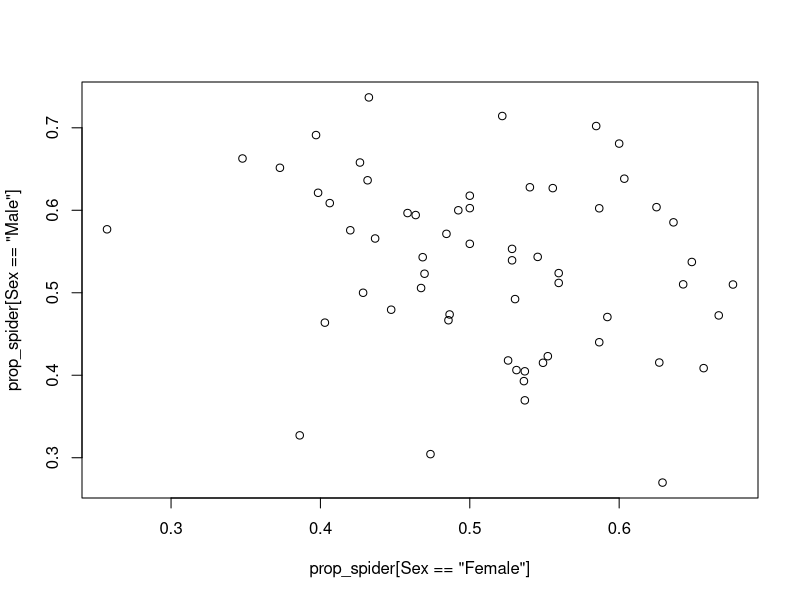

The R source for this figure: (Note: this script raises an error after producing the figure.)
## ---- chunk 1
#include=FALSE hides code and output
#install.packages("ggplot2")
#install.packages("dplyr")
#install.packages("lme4")
#install.packages("car")
library(ggplot2)
library(dplyr)
library(lme4)
library(car)
## ---- chunk 2
#The Data
perception <- read.csv('Perception_all_Data.csv', h=T)
## ---- chunk 3
#DGRP as factor
perception$DGRP <- factor(perception$DGRP)
## ---- chunk 4
#Average temp and humidity over three days and scaled:
perception$Avg_temp <- ((perception$Temp_24 + perception$Temp_48 + perception$Temp_start)/3)
perception$Avg_hum <- ((perception$Humidity_24 + perception$Humidity_48 + perception$Humidity_start)/3)
perception$Avg_BP <- ((perception$BP_Start + perception$BP_24 + perception$BP_48)/3)
perception$TempScaled <- with(perception, scale(Avg_temp))
perception$HumidityScaled <- with(perception, scale(Avg_hum))
perception$BPScaled <- with(perception, scale(Avg_BP))
## ---- chunk 5
#Total those assorted into vials
perception$spiANDno_48 <- perception$Spider_48 + perception$Not_Spider_48
## ---- chunk 6
#Subsample of those with more than six total in vials
perception <- subset(perception, spiANDno_48 >= 6)
## ---- chunk 7
#Remove unnecessary rows and rename variables:
DGRP_by_counts <- data.frame(perception$DGRP, perception$Sex, perception$Spider_48, perception$Not_Spider_48, perception$Outside_48, perception$Start_date, perception$Avg_hum, perception$Avg_temp, perception$Avg_BP, perception$TempScaled, perception$HumidityScaled, perception$BPScaled, perception$spiANDno_48, perception$Number)                                                              
colnames(DGRP_by_counts) <- c("DGRP", "Sex", "Spider", "Not_spider", "Outside", "Date", "Average_Hum", "Average_Temp",  "Average_BP","Temp_Scaled", "Humidity_Scaled", "BP_Scaled" ,"Vial_total", "Number")
## ---- chunk 8
#Proportion of flies with spiders for each observation:
DGRP_by_counts$proportion_spider <- with(DGRP_by_counts, Spider/Vial_total)
## ---- chunk 9
#Data set with all DGRP lines together into one group (by sex also): inclueds mean temperature scales (and humidity) and the mean proportion with spiders
DGRP_sub <-DGRP_by_counts %>%
  group_by(DGRP, Sex) %>%
  summarise(Spider=sum(Spider), Not_Spider=sum(Not_spider), Outside=sum(Outside), Vial_total=sum(Vial_total), Mean_prop_spi=mean(proportion_spider),Mean_temp_scaled=mean(Temp_Scaled), Mean_hum_scaled=mean(Humidity_Scaled), Mean_BP_scaled=mean(BP_Scaled))
## ---- chunk 10
#Similar to average proportion already included:
DGRP_sub$prop_spider <- DGRP_sub$Spider/DGRP_sub$Vial_total
## ---- chunk 11
#Have two data sets to work with:
#DGRP_by_counts == each observation seperat
summary(DGRP_by_counts)
## ---- chunk 12
#DGRP_sub == DGRP lines combined into one line proportion
summary(DGRP_sub)
## ---- chunk 13
with(DGRP_sub, cor(prop_spider[Sex == "Female"],prop_spider[Sex == "Male"] ))
## ---- chunk 14
with(DGRP_sub, plot(x = prop_spider[Sex == "Female"],y = prop_spider[Sex == "Male"] ))
## ---- chunk 15
#Variables for plots:
DGRP_dev <-DGRP_by_counts %>%
  group_by(DGRP, Sex) %>%
  summarise(Mean_prop_spi=mean(proportion_spider),se =((sd(proportion_spider))/sqrt(n())))

DGRP_dev$DGRP <- factor(DGRP_dev$DGRP, levels = DGRP_dev$DGRP[order(DGRP_dev$Mean_prop_spi)])

DGRP_dev_Male <- subset(DGRP_dev, Sex == "Male")
DGRP_dev_Male$DGRP <- factor(DGRP_dev_Male$DGRP, levels = DGRP_dev_Male$DGRP[order(DGRP_dev_Male$Mean_prop_spi)])
DGRP_by_countsMALE <- subset(DGRP_by_counts, Sex == "Male")


DGRP_dev_Female <- subset(DGRP_dev, Sex == "Female")
DGRP_dev_Female$DGRP <- factor(DGRP_dev_Female$DGRP, levels = DGRP_dev_Female$DGRP[order(DGRP_dev_Female$Mean_prop_spi)])
DGRP_by_countsFEMALE <- subset(DGRP_by_counts, Sex == "Female")
## ---- chunk 16
summary(DGRP_by_countsFEMALE$DGRP)
## ---- chunk 17
summary(DGRP_by_countsMALE$DGRP)
## ---- chunk 18
ggplot(data=DGRP_dev, aes(x=DGRP, y=Mean_prop_spi, colour=Sex))+ 
  geom_point(size = 4) + geom_errorbar(aes(ymax = Mean_prop_spi + se, ymin = Mean_prop_spi - se, width=0.5)) +
  guides(colour=FALSE) +
  theme(axis.text.x = element_text(angle=90, hjust = 1))
## ---- chunk 19
ggplot(data=DGRP_dev_Male, aes(x=DGRP, y=Mean_prop_spi, fill=Sex)) +
  geom_bar(stat="identity", position=position_dodge()) +
  geom_errorbar(aes(ymax = Mean_prop_spi + se, ymin = Mean_prop_spi - se, width=0.5)) +
  ggtitle("Males") +
  xlab("DGRP") + ylab("Proportion with Spider") +
  scale_fill_manual(values=c("#E69F00")) +
  guides(fill=FALSE, size=FALSE) +
  theme(axis.text.x = element_text(angle=90, hjust = 1))
## ---- chunk 20
ggplot(data=DGRP_dev_Female, aes(x=DGRP, y=Mean_prop_spi, fill=Sex)) +
  geom_bar(stat="identity", position=position_dodge()) +
  geom_errorbar(aes(ymax = Mean_prop_spi + se, ymin = Mean_prop_spi - se, width=0.5)) +
  ggtitle("Females") +
  xlab("DGRP") + ylab("Proportion with Spider") +
  guides(fill=FALSE, size=FALSE) +
  theme(axis.text.x = element_text(angle=90, hjust = 1))  
## ---- chunk 21
mod1 <- glmer(cbind(Not_spider, Spider) ~ 1 + Sex + Temp_Scaled + Humidity_Scaled + BP_Scaled + (1|Date) 
              + (0 + Sex|DGRP), data = DGRP_by_counts, family = "binomial")
summary(mod1)
## ---- chunk 22
mod2 <- lmer(proportion_spider ~ 1 + Sex + Temp_Scaled + Humidity_Scaled + BP_Scaled + (1|Date) 
             + (0 + Sex|DGRP), data = DGRP_by_counts)

summary(mod2)
## ---- chunk 23
mod3 <- lmer(proportion_spider ~ 1 + (1|Date) 
             + (1|DGRP), data = DGRP_by_counts)

summary(mod3)
## ---- chunk 24
mod4 <- lmer(Mean_prop_spi ~ 1 + Sex + Mean_temp_scaled + Mean_hum_scaled + Mean_BP_scaled + 
               (1|DGRP), data = DGRP_sub)
summary(mod4)
